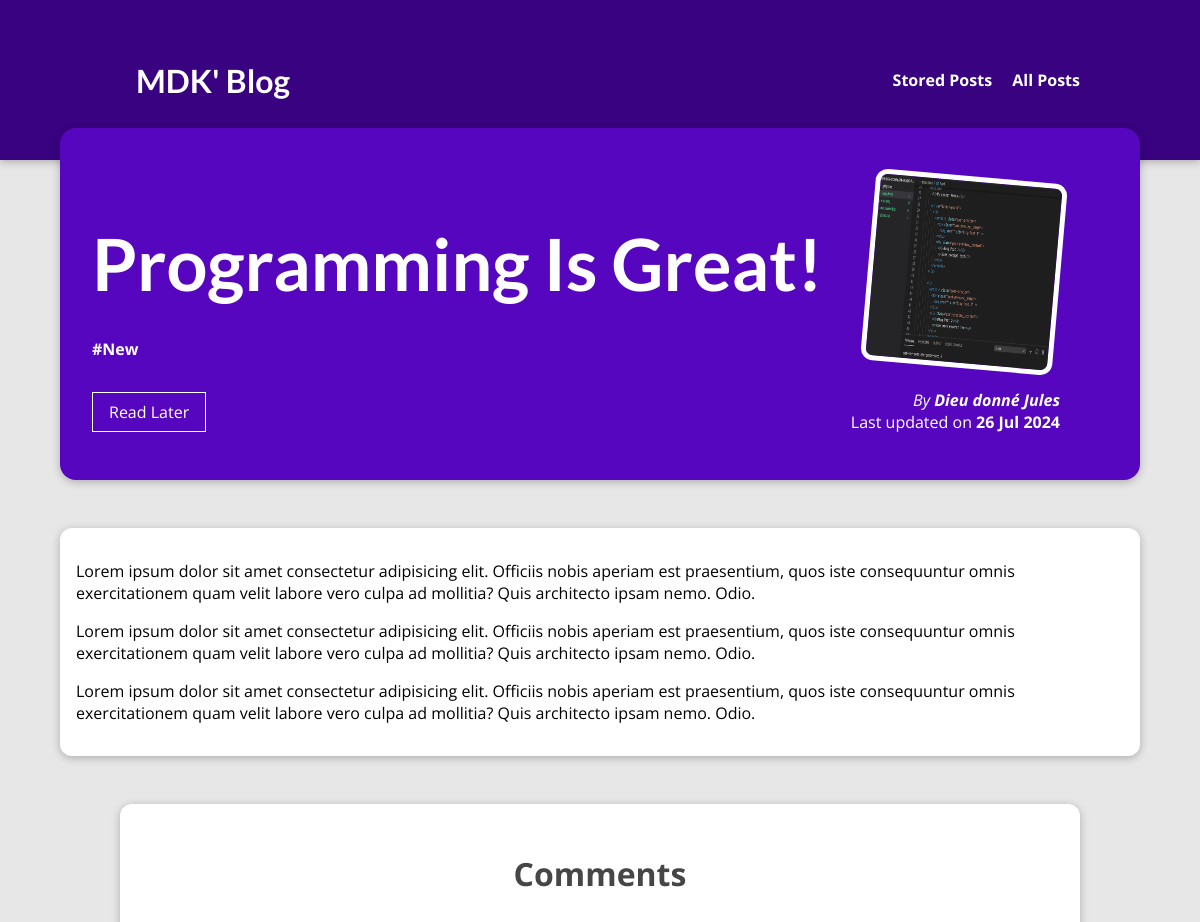
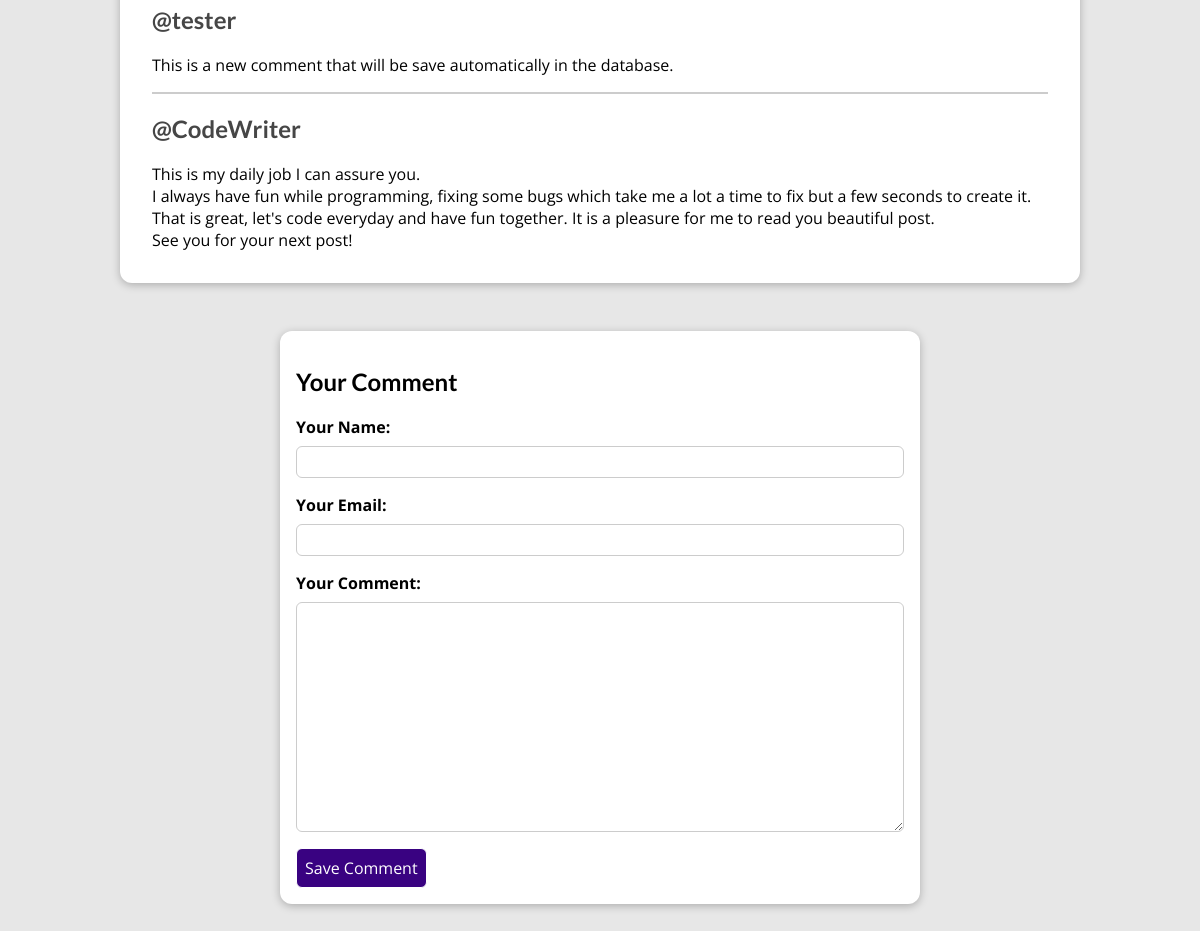
/posts/programming-is-great/, run on the app's committed database (2 pictures, top to bottom).
### blog/models.py (models this page shows, shortened)
class Post(models.Model):
    title = models.CharField(max_length=150)
    excerpt = models.CharField(max_length=200)
    image = models.ImageField(upload_to='posts/', null=True)
    date = models.DateTimeField(auto_now=True)
    slug = models.SlugField(unique=True)
    content = models.TextField(null=False, validators=[MinLengthValidator(25)])
    author = models.ForeignKey(Author, on_delete=models.SET_NULL, null=True, related_name='posts')
    tags = models.ManyToManyField(Tag)

class Tag(models.Model):
    caption = models.CharField(max_length=20)

class Author(models.Model):
    first_name = models.CharField(max_length=100)
    last_name = models.CharField(max_length=100)
    email_address = models.EmailField(null=False, blank=True)
    def __str__(self):
        return f"{self.first_name} {self.last_name}"

class Comment(models.Model):
    user_name = models.CharField(max_length=120)
    user_email = models.EmailField()
    content = models.TextField(max_length=400)
    post = models.ForeignKey(Post, on_delete = models.CASCADE, related_name='comments')

### blog/views.py (the view, shortened to what this page needs)
# urls.py: path('posts/<slug:slug>/', views.PostView.as_view(), name='blog-post'),
class PostView(View):
    def is_stored(self, request, post_id):
        stored_posts = request.session.get('stored_posts')
        if stored_posts is not None:
            is_saved_for_later = post_id in stored_posts    #type:ignore
        else:
            is_saved_for_later = False
        return is_saved_for_later
    def get(self, request, slug):
        post = get_object_or_404(Post, slug=slug)
        return render(request, 'blog/post-detail.html', {
            'post': post,
            'post_tags': post.tags.all(),
            'comment_form': CommentForm(),
            'comments': post.comments.all().order_by('-id'),     #type:ignore
            'saved_for_later': self.is_stored(request, post.id)      #type:ignore
        })

### blog/forms.py
class CommentForm(forms.ModelForm):
    class Meta:
        model = Comment
        fields = ['user_name', 'user_email', 'content']
        exclude = ['post']
        labels = {
            'user_name': 'Your Name',
            'user_email': 'Your Email',
            'content': 'Your Comment'
        }
        widgets = {
            'user_name': forms.TextInput(attrs={'class': 'form-control'}),
            'user_email': forms.EmailInput(attrs={'class': 'form-control'}),
            'content': forms.Textarea(attrs={'class': 'form-control'})
        }

### blog/templates/blog/post-detail.html (shortened to what this page needs)
{% extends "main.html" %}
{% load static %}
{% block css_style %}
    <link rel='stylesheet' href='{% static 'blog/post-detail.css' %}'>
{% endblock css_style %}
{% block content %}
    <section id='summary'>
        <h2>{{ post.title|title }}</h2>
        <div>
            <span>
                {% for tag in post_tags %}
                    #{{ tag.caption }}
                {% endfor %}
            </span>
        </div>
        <div id='read-later'>
            <form action='{% url "read-later" %}' method='post'>
                <button>
                    {% if saved_for_later %}
                        Remove from "Read Later"
                    {% else %}
                        Read Later
                    {% endif %}
                </button>
            </form>
        </div>
        <article>
            <img src='{{ post.image.url }}' alt='{{ post.title }}'>
            <address>By <a href='mailto:{{ post.author.email_address }}'>{{ post.author }}</a></address>
            <div>
                Last updated on <time>{{ post.date|date:'d M Y' }}</time>
            </div>
        </article>
    </section>
    <main>
        <p>
            {{ post.content|linebreaks }}
        </p>
    </main>
    {% if comments %}
        <section id='comments'>
            <h2 id='comment_title'>Comments</h2>
            <ul>
                {% for comment in comments %}
                    <li>
                        <h2>@{{ comment.user_name }}</h2>
                        <p>{{ comment.content|linebreaks }}</p>
                    </li>
                {% endfor %}
            </ul>
        </section>
    {% endif %}
    <section id='comment-form'>
        <h2>Your Comment</h2>
        <form action='{% url 'blog-post' post.slug %}' method='post'>
            {% for form_field in comment_form %}
                <div class='form-control {% if form_field.errors %}invalid{% endif %}'>
                    {{ form_field.label_tag }}
                    {{ form_field }}
                </div>
            {% endfor %}
            <button>Save Comment</button>
        </form>
    </section>
{% endblock content %}

### static/app.css (style rules this page uses)
* { box-sizing: border-box; }
html { font-family: 'Open Sans', 'Lato', sans-serif; }
body { margin: 0; }
h1, h2, h3 { font-family: 'Lato', sans-serif; font-weight: bold; }

### blog/static/blog/post-detail.css (style rules this page uses)
body { background-color: #e7e7e7; }
#summary { margin: 8rem auto 3rem auto; padding: 2rem; width: 90%; max-width: 90rem; border-radius: 16px; background-color: #5706c0; position: relative; box-shadow: 0 2px 8px rgba(0, 0, 0, 0.25); height: 22rem; }
#summary h2 { color: white; font-size: 4.5rem; margin-bottom: 2rem; }
#read-later { margin: 2rem 0; }
#read-later button { background-color: transparent; border: 1px solid white; padding: 0.5rem 1rem; font: inherit; color: white; cursor: pointer; }
#summary article { position: absolute; top: 2rem; right: 3rem; padding: 1rem 2rem; border-radius: 12px; text-align: right; color: white; }
#summary article img { width: 12rem; height: 12rem; border-radius: 12px; transform: rotateZ(5deg); border: 5px solid white; margin-bottom: 1rem; }
#summary address { font-weight: light; }
#summary a { font-weight: bold; color: white; text-decoration: none; }
#summary span { font-weight: bold; color: white; }
#summary time { font-weight: bold; }
main { width: 90%; max-width: 90rem; margin: 3rem auto; background-color: white; padding: 1rem; border-radius: 12px; box-shadow: 0 2px 8px rgba(0, 0, 0, 0.25); }
#comment-form, #comments { margin: 3rem auto; width: 90%; max-width: 40rem; border-radius: 12px; background-color: white; box-shadow: 0 2px 8px rgba(0, 0, 0, 0.25); padding: 1rem; }
#comment-form button { font: inherit; background-color: #390281; color: white; border: 1px solid; padding: 0.5rem ; border-radius: 6px; cursor: pointer; }
.form-control { margin-bottom: 1rem; }
.form-control label { font-weight: bold; margin-bottom: 0.5rem; display: block; }
.form-control input, .form-control textarea { display: block; width: 100%; font: inherit; padding: 0.25rem; border-radius: 6px; border: 1px solid #ccc; }
#comments { max-width: 60rem; padding: 1rem 2rem; }
#comments ul { list-style: none; margin: 0; padding: 0; }
#comments li { margin-bottom: 1rem; border-bottom: 2px solid #ccc; }
#comments li:last-of-type { border-bottom: none; }
#comments h2 { color:#464646; }
#comment_title { font: inherit; font-size: 2rem; margin: 2rem 1rem; text-align: center; font-weight: bold; color: #000000 }

### data on the page
Post: title "Programming Is Great!", image (picture), author "Dieu donné Jules", date "26 Jul 2024", content "Lorem ipsum dolor sit amet consectetur adipisicing elit. Officiis nobis aperiam est praesentium, quos iste consequuntur omnis exercitationem quam velit labore vero culpa ad mollitia? Quis architecto ipsam nemo. Odio. Lorem ipsum dolor sit amet consectetur adipisicing elit. Officiis nobis aperiam est praesentium, quos iste consequuntur omnis exercitationem quam velit labore vero culpa ad mollitia? Quis architecto ipsam nemo. Odio. Lorem ipsum dolor sit amet consectetur adipisicing elit. Officiis nobis aperiam est praesentium, quos iste consequuntur omnis exercitationem quam velit labore vero culpa ad mollitia? Quis architecto ipsam nemo. Odio."
Tag: caption "New"
Comment: user_name "tester", content "This is a new comment that will be save automatically in the database."
Comment: user_name "CodeWriter", content "This is my daily job I can assure you. I always have fun while programming, fixing some bugs which take me a lot a time to fix but a few seconds to create it. That is great, let's code everyday and have fun together. It is a pleasure for me to read you beautiful post. See you for your next post!"
